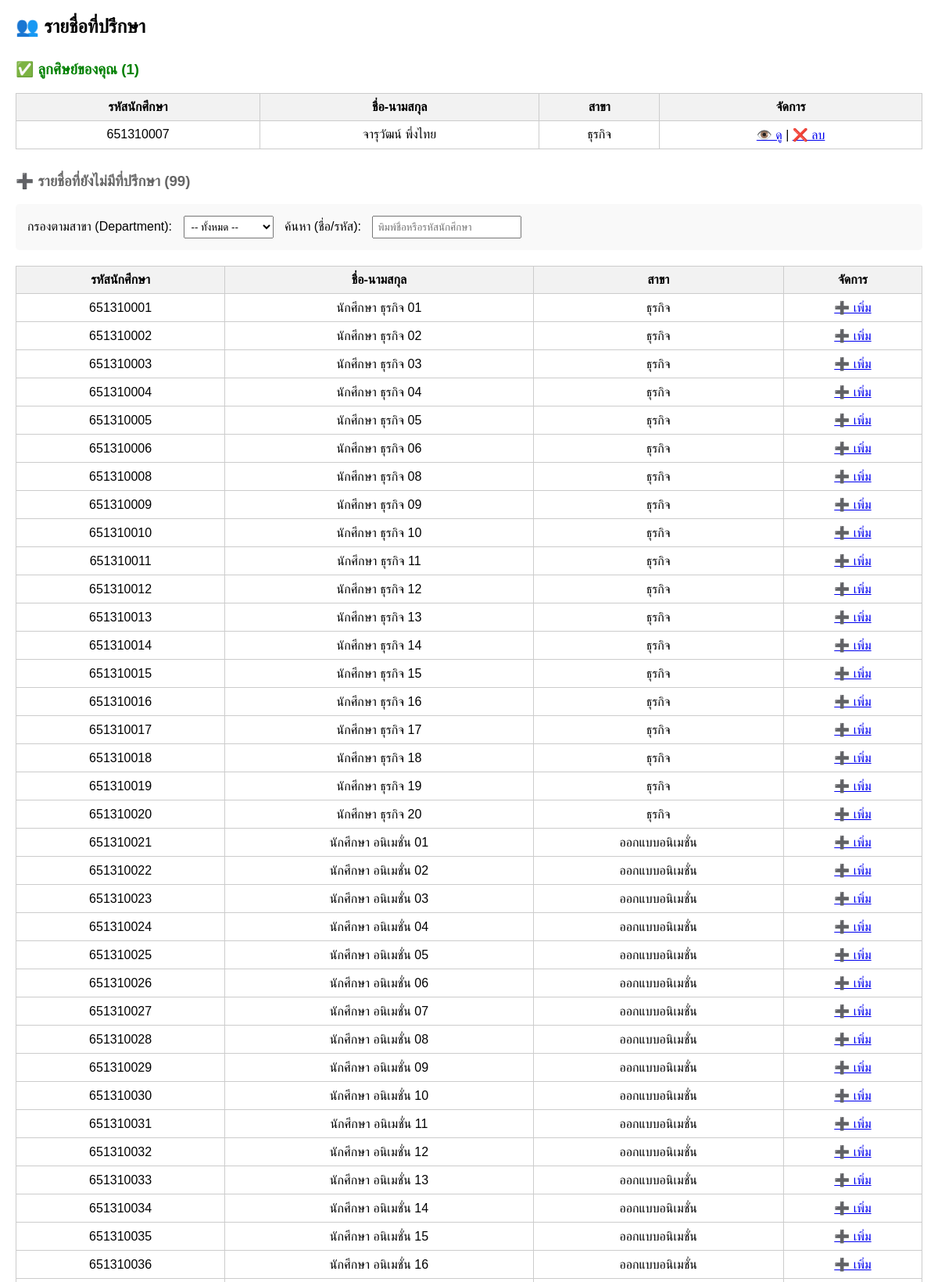
Screenshot of /liff/advisor_students.php (signed in, upper part) with the database file from the repository.
### tables this page shows
CREATE TABLE `students` (
  `user_id` int(11) NOT NULL,
  `student_code` varchar(20) DEFAULT NULL,
  `full_name` varchar(100) DEFAULT NULL,
  `class_group` varchar(50) DEFAULT NULL,
  `advisor_id` int(11) DEFAULT NULL
);

### liff/advisor_students.php (the view, shortened to what this page needs)
<?php
include("../config.php");
$teacherId = $_SESSION['teacher_id'];
$students = $conn->query("
  SELECT
    st.user_id,
    st.student_code,
    st.full_name,
    st.class_group,
    st.advisor_id,
    (st.advisor_id = $teacherId) AS is_my_advisee
  FROM students st
  ORDER BY st.student_code
");
$my_advisees = [];
$not_assigned = [];
$already_assigned = [];
while ($st = $students->fetch_assoc()) {
  if ($st['is_my_advisee']) {
    $my_advisees[] = $st;
  } elseif ($st['advisor_id'] === null) {
    $not_assigned[] = $st;
  } else {
    $already_assigned[] = $st;
  }
}
?>
<!DOCTYPE html>
<html>
<head>
</head>
<body>
<h2>👥 รายชื่อที่ปรึกษา</h2>
<h3 class="my-advisees-section">✅ ลูกศิษย์ของคุณ (<?= count($my_advisees) ?>)</h3>
<table>
<tr>
  <th>รหัสนักศึกษา</th>
  <th>ชื่อ-นามสกุล</th>
  <th>สาขา</th>
  <th>จัดการ</th>
</tr>
<?php if (count($my_advisees) > 0): ?>
  <?php foreach ($my_advisees as $st): ?>
  <tr>
    <td><?= htmlspecialchars($st['student_code']) ?></td>
    <td><?= htmlspecialchars($st['full_name']) ?></td>
    <td><?= htmlspecialchars($st['class_group']) ?></td>
    <td>
      <a href="advisee_profile.php?id=<?= $st['user_id'] ?>">👁️ ดู</a> |
      <a href="../api/advisor_student_remove.php?student=<?= $st['user_id'] ?>">
        ❌ ลบ
      </a>
    </td>
  </tr>
  <?php endforeach; ?>
<?php else: ?>
  <tr>
    <td colspan="4">ยังไม่มีลูกศิษย์</td>
  </tr>
<?php endif; ?>
</table>
<h3 class="available-section">➕ รายชื่อที่ยังไม่มีที่ปรึกษา (<?= count($not_assigned) ?>)</h3>
<div class="filter-section">
  <label for="departmentFilter">กรองตามสาขา (Department):</label>
  <select id="departmentFilter" onchange="filterStudents()">
    <option value="">-- ทั้งหมด --</option>
  </select>
  <label for="searchInput">ค้นหา (ชื่อ/รหัส):</label>
  <input type="text" id="searchInput" placeholder="พิมพ์ชื่อหรือรหัสนักศึกษา" onkeyup="filterStudents()">
</div>
<table id="studentTable">
<tr>
  <th>รหัสนักศึกษา</th>
  <th>ชื่อ-นามสกุล</th>
  <th>สาขา</th>
  <th>จัดการ</th>
</tr>
<?php if (count($not_assigned) > 0): ?>
  <?php foreach ($not_assigned as $st): ?>
  <tr class="student-row" data-code="<?= htmlspecialchars($st['student_code']) ?>"
      data-name="<?= htmlspecialchars($st['full_name']) ?>"
      data-class="<?= htmlspecialchars($st['class_group']) ?>">
    <td><?= htmlspecialchars($st['student_code']) ?></td>
    <td><?= htmlspecialchars($st['full_name']) ?></td>
    <td><?= htmlspecialchars($st['class_group']) ?></td>
    <td>
      <a href="../api/advisor_student_add.php?student=<?= $st['user_id'] ?>">
        ➕ เพิ่ม
      </a>
    </td>
  </tr>
  <?php endforeach; ?>
<?php else: ?>
  <tr>
    <td colspan="4">ไม่มีนักศึกษาที่ยังไม่มีที่ปรึกษา</td>
  </tr>
<?php endif; ?>
</table>
</body>
</html>

### liff/advisor_students.php (style rules this page uses)
body { font-family: Arial, sans-serif; margin: 20px; }
table { border-collapse: collapse; width:100%; margin-top: 15px; }
th, td { border:1px solid #ccc; padding:8px; text-align:center; }
th { background-color: #f2f2f2; }
.filter-section { background-color: #f9f9f9; padding: 15px; border-radius: 5px; margin-bottom: 20px; }
.filter-section label { margin-right: 10px; }
.filter-section input, .filter-section select { padding: 5px; margin-right: 10px; }
h3 { margin-top: 30px; color: #333; }
.my-advisees-section { color: green; }
.available-section { color: #666; }

### rows the page displays
students: student_code "651310007", full_name "จารุวัฒน์ พึ่งไทย", class_group "ธุรกิจ"
students: student_code "651310001", full_name "นักศึกษา ธุรกิจ 01", class_group "ธุรกิจ"
students: student_code "651310002", full_name "นักศึกษา ธุรกิจ 02", class_group "ธุรกิจ"
students: student_code "651310003", full_name "นักศึกษา ธุรกิจ 03", class_group "ธุรกิจ"
students: student_code "651310004", full_name "นักศึกษา ธุรกิจ 04", class_group "ธุรกิจ"
students: student_code "651310005", full_name "นักศึกษา ธุรกิจ 05", class_group "ธุรกิจ"
students: student_code "651310006", full_name "นักศึกษา ธุรกิจ 06", class_group "ธุรกิจ"
students: student_code "651310008", full_name "นักศึกษา ธุรกิจ 08", class_group "ธุรกิจ"
students: student_code "651310009", full_name "นักศึกษา ธุรกิจ 09", class_group "ธุรกิจ"
students: student_code "651310010", full_name "นักศึกษา ธุรกิจ 10", class_group "ธุรกิจ"
students: student_code "651310011", full_name "นักศึกษา ธุรกิจ 11", class_group "ธุรกิจ"
students: student_code "651310012", full_name "นักศึกษา ธุรกิจ 12", class_group "ธุรกิจ"
students: student_code "651310013", full_name "นักศึกษา ธุรกิจ 13", class_group "ธุรกิจ"
students: student_code "651310014", full_name "นักศึกษา ธุรกิจ 14", class_group "ธุรกิจ"
students: student_code "651310015", full_name "นักศึกษา ธุรกิจ 15", class_group "ธุรกิจ"
students: student_code "651310016", full_name "นักศึกษา ธุรกิจ 16", class_group "ธุรกิจ"
students: student_code "651310017", full_name "นักศึกษา ธุรกิจ 17", class_group "ธุรกิจ"
students: student_code "651310018", full_name "นักศึกษา ธุรกิจ 18", class_group "ธุรกิจ"
students: student_code "651310019", full_name "นักศึกษา ธุรกิจ 19", class_group "ธุรกิจ"
students: student_code "651310020", full_name "นักศึกษา ธุรกิจ 20", class_group "ธุรกิจ"
students: student_code "651310021", full_name "นักศึกษา อนิเมชั่น 01", class_group "ออกแบบอนิเมชั่น"
students: student_code "651310022", full_name "นักศึกษา อนิเมชั่น 02", class_group "ออกแบบอนิเมชั่น"
students: student_code "651310023", full_name "นักศึกษา อนิเมชั่น 03", class_group "ออกแบบอนิเมชั่น"
students: student_code "651310024", full_name "นักศึกษา อนิเมชั่น 04", class_group "ออกแบบอนิเมชั่น"
students: student_code "651310025", full_name "นักศึกษา อนิเมชั่น 05", class_group "ออกแบบอนิเมชั่น"
students: student_code "651310026", full_name "นักศึกษา อนิเมชั่น 06", class_group "ออกแบบอนิเมชั่น"
students: student_code "651310027", full_name "นักศึกษา อนิเมชั่น 07", class_group "ออกแบบอนิเมชั่น"
students: student_code "651310028", full_name "นักศึกษา อนิเมชั่น 08", class_group "ออกแบบอนิเมชั่น"
students: student_code "651310029", full_name "นักศึกษา อนิเมชั่น 09", class_group "ออกแบบอนิเมชั่น"
students: student_code "651310030", full_name "นักศึกษา อนิเมชั่น 10", class_group "ออกแบบอนิเมชั่น"
students: student_code "651310031", full_name "นักศึกษา อนิเมชั่น 11", class_group "ออกแบบอนิเมชั่น"
students: student_code "651310032", full_name "นักศึกษา อนิเมชั่น 12", class_group "ออกแบบอนิเมชั่น"
students: student_code "651310033", full_name "นักศึกษา อนิเมชั่น 13", class_group "ออกแบบอนิเมชั่น"
students: student_code "651310034", full_name "นักศึกษา อนิเมชั่น 14", class_group "ออกแบบอนิเมชั่น"
students: student_code "651310035", full_name "นักศึกษา อนิเมชั่น 15", class_group "ออกแบบอนิเมชั่น"
students: student_code "651310036", full_name "นักศึกษา อนิเมชั่น 16", class_group "ออกแบบอนิเมชั่น"

### other values shown
count($my_advisees) "1"
count($not_assigned) "99"
